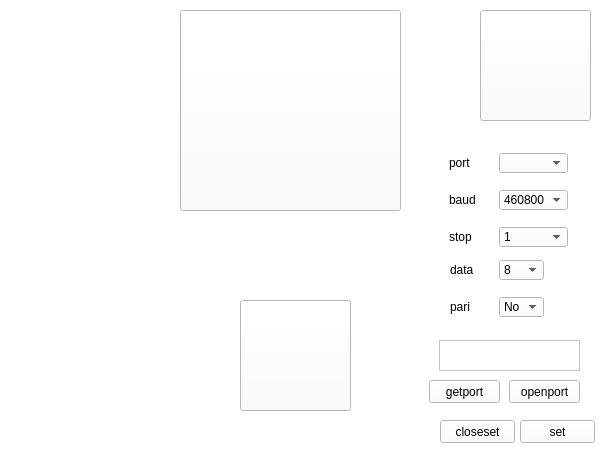
<?xml version="1.0" encoding="UTF-8"?>
<ui version="4.0">
 <class>Widget</class>
 <widget class="QWidget" name="Widget">
  <property name="geometry">
   <rect>
    <x>0</x>
    <y>0</y>
    <width>600</width>
    <height>450</height>
   </rect>
  </property>
  <property name="minimumSize">
   <size>
    <width>600</width>
    <height>450</height>
   </size>
  </property>
  <property name="maximumSize">
   <size>
    <width>600</width>
    <height>450</height>
   </size>
  </property>
  <property name="windowTitle">
   <string>Widget</string>
  </property>
  <property name="styleSheet">
   <string notr="true">background-color: rgb(255, 255, 255);</string>
  </property>
  <widget class="QPushButton" name="pushButton">
   <property name="geometry">
    <rect>
     <x>240</x>
     <y>300</y>
     <width>111</width>
     <height>111</height>
    </rect>
   </property>
   <property name="styleSheet">
    <string notr="true">border-image: url(:/new/prefix1/image/5.png);</string>
   </property>
   <property name="text">
    <string/>
   </property>
  </widget>
  <widget class="QPushButton" name="pushButton_2">
   <property name="geometry">
    <rect>
     <x>480</x>
     <y>10</y>
     <width>111</width>
     <height>111</height>
    </rect>
   </property>
   <property name="styleSheet">
    <string notr="true">border-image: url(:/new/prefix1/image/6.png);</string>
   </property>
   <property name="text">
    <string/>
   </property>
  </widget>
  <widget class="QPushButton" name="pushButton_3">
   <property name="geometry">
    <rect>
     <x>180</x>
     <y>10</y>
     <width>221</width>
     <height>201</height>
    </rect>
   </property>
   <property name="styleSheet">
    <string notr="true">border-image: url(:/new/prefix1/image/1.png);</string>
   </property>
   <property name="text">
    <string/>
   </property>
  </widget>
  <widget class="QPushButton" name="pushButton_4">
   <property name="geometry">
    <rect>
     <x>520</x>
     <y>420</y>
     <width>75</width>
     <height>23</height>
    </rect>
   </property>
   <property name="text">
    <string>set</string>
   </property>
  </widget>
  <widget class="QWidget" name="widget" native="true">
   <property name="geometry">
    <rect>
     <x>419</x>
     <y>140</y>
     <width>171</width>
     <height>271</height>
    </rect>
   </property>
   <property name="styleSheet">
    <string notr="true">background-color: rgb(255, 255, 255);</string>
   </property>
   <widget class="QComboBox" name="comboBox_2">
    <property name="geometry">
     <rect>
      <x>80</x>
      <y>50</y>
      <width>69</width>
      <height>20</height>
     </rect>
    </property>
    <item>
     <property name="text">
      <string>460800</string>
     </property>
    </item>
    <item>
     <property name="text">
      <string>115200</string>
     </property>
    </item>
    <item>
     <property name="text">
      <string>9600</string>
     </property>
    </item>
   </widget>
   <widget class="QComboBox" name="comboBox_3">
    <property name="geometry">
     <rect>
      <x>80</x>
      <y>87</y>
      <width>69</width>
      <height>20</height>
     </rect>
    </property>
    <item>
     <property name="text">
      <string>1</string>
     </property>
    </item>
    <item>
     <property name="text">
      <string>1.5</string>
     </property>
    </item>
    <item>
     <property name="text">
      <string>2</string>
     </property>
    </item>
   </widget>
   <widget class="QLabel" name="label_3">
    <property name="geometry">
     <rect>
      <x>30</x>
      <y>13</y>
      <width>44</width>
      <height>20</height>
     </rect>
    </property>
    <property name="text">
     <string>port</string>
    </property>
   </widget>
   <widget class="QComboBox" name="comboBox">
    <property name="geometry">
     <rect>
      <x>80</x>
      <y>13</y>
      <width>69</width>
      <height>20</height>
     </rect>
    </property>
   </widget>
   <widget class="QLabel" name="label_5">
    <property name="geometry">
     <rect>
      <x>30</x>
      <y>87</y>
      <width>44</width>
      <height>20</height>
     </rect>
    </property>
    <property name="text">
     <string>stop</string>
    </property>
   </widget>
   <widget class="QLabel" name="label_4">
    <property name="geometry">
     <rect>
      <x>30</x>
      <y>50</y>
      <width>44</width>
      <height>20</height>
     </rect>
    </property>
    <property name="text">
     <string>baud</string>
    </property>
   </widget>
   <widget class="QLabel" name="label_6">
    <property name="geometry">
     <rect>
      <x>31</x>
      <y>120</y>
      <width>43</width>
      <height>20</height>
     </rect>
    </property>
    <property name="text">
     <string>data</string>
    </property>
   </widget>
   <widget class="QComboBox" name="comboBox_5">
    <property name="geometry">
     <rect>
      <x>80</x>
      <y>157</y>
      <width>45</width>
      <height>20</height>
     </rect>
    </property>
    <item>
     <property name="text">
      <string>No</string>
     </property>
    </item>
    <item>
     <property name="text">
      <string>Odd</string>
     </property>
    </item>
   </widget>
   <widget class="QLabel" name="label_7">
    <property name="geometry">
     <rect>
      <x>31</x>
      <y>157</y>
      <width>43</width>
      <height>20</height>
     </rect>
    </property>
    <property name="text">
     <string>pari</string>
    </property>
   </widget>
   <widget class="QComboBox" name="comboBox_4">
    <property name="geometry">
     <rect>
      <x>80</x>
      <y>120</y>
      <width>45</width>
      <height>20</height>
     </rect>
    </property>
    <item>
     <property name="text">
      <string>8</string>
     </property>
    </item>
    <item>
     <property name="text">
      <string>7</string>
     </property>
    </item>
    <item>
     <property name="text">
      <string>6</string>
     </property>
    </item>
   </widget>
   <widget class="QPushButton" name="pushButton_5">
    <property name="geometry">
     <rect>
      <x>10</x>
      <y>240</y>
      <width>71</width>
      <height>23</height>
     </rect>
    </property>
    <property name="text">
     <string>getport</string>
    </property>
   </widget>
   <widget class="QPushButton" name="pushButton_6">
    <property name="geometry">
     <rect>
      <x>90</x>
      <y>240</y>
      <width>71</width>
      <height>23</height>
     </rect>
    </property>
    <property name="text">
     <string>openport</string>
    </property>
   </widget>
   <widget class="QPlainTextEdit" name="plainTextEdit">
    <property name="geometry">
     <rect>
      <x>20</x>
      <y>200</y>
      <width>141</width>
      <height>31</height>
     </rect>
    </property>
    <property name="maximumSize">
     <size>
      <width>11111</width>
      <height>11111</height>
     </size>
    </property>
    <property name="font">
     <font>
      <family>Arial</family>
      <pointsize>7</pointsize>
     </font>
    </property>
   </widget>
  </widget>
  <widget class="QPushButton" name="pushButton_7">
   <property name="geometry">
    <rect>
     <x>440</x>
     <y>420</y>
     <width>75</width>
     <height>23</height>
    </rect>
   </property>
   <property name="text">
    <string>closeset</string>
   </property>
  </widget>
 </widget>
 <resources/>
 <connections/>
</ui>
